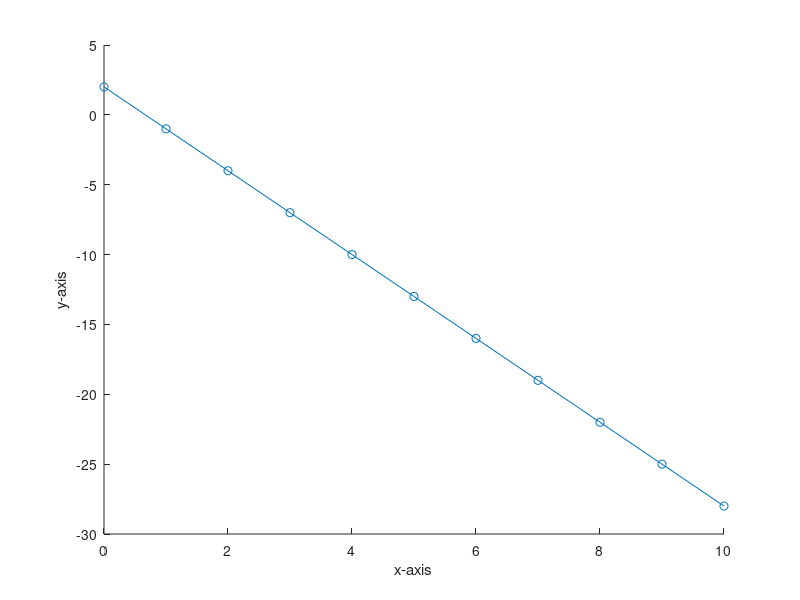
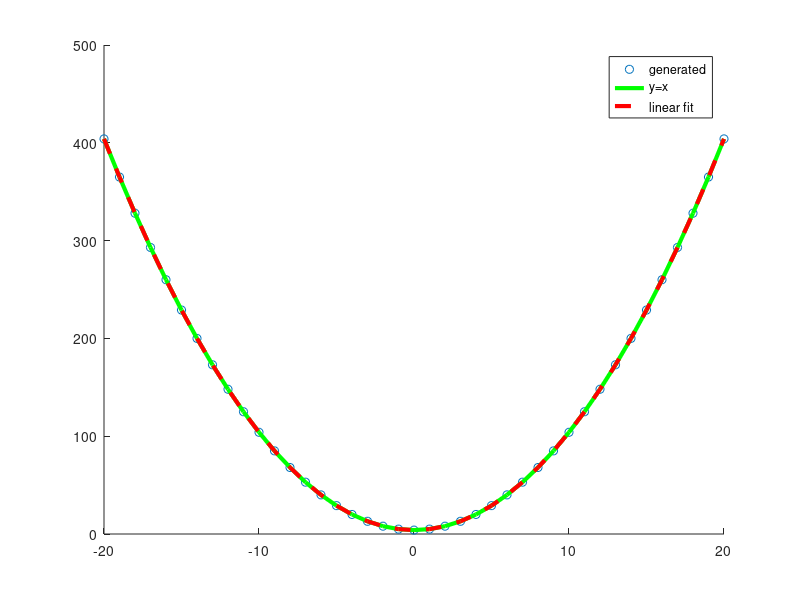

Write MATLAB code to recreate these figures, in order.
%% Solutions to day #1 problems!

%% % % % % % % Problem #A: % % % % % % 
% - What is the difference between creating numerical arrays using the first
% approach versus using the second technique (using "linspace()")?

% ANSWER: linspace() requires you to type in the number of values you wish to
% obtain.


%% % % % % % % Problem #B: % % % % % % 
% - Plot a red line with slope of -3 and y-intercept of 2 along with a blue
% scatter plot with the same x-values.

m = -3; % Slope
b = 2; % y-intercept
x = (0:1:10); % x-values

y = m.*x + b; % y = mx + b (straight line)

% Blue defaults as first, so in order to plot a "red line" the plot() function must 
% be used after the scatter function.
figure; scatter(x,y);
xlabel('x-axis'); 
ylabel('y-axis');
hold on; 
plot(x,y); 

% You should see red circles overlaid onto the previous blue line!


%% % % % % % % Problem #1: % % % % % % 
% a) Generate a dataset with y(x) = x^2 + 4 using x values ranging from -20 to 20.
% b) Use polyfit to fit a second order function to y.
% c) Plot the original data along with the two plots (with legend).
% *Hint #1* remember the equation for a second order polynomial! 
% (y = Ax^2 + Bx + C)

% *Hint #2* polyfit(x,y,n) takes three arguments:
% 1) x values
% 2) y values
% 3) the order of the function you wish to fit! 

% Type your solution here!

x = (-20:1:20);
y = x.^2 + 4;
figure; scatter(x,y)
% So, if one were to fit a line-of-best-fit to this, it'd probably look
% similar to plotting the following.
hold on; plot(x,y, '-g', 'LineWidth', 3)

% But, what if we didn't have the function used to generate the data beforehand? 
% How would we choose a "best" slope, or a "best" y-intercept?
% Since, in the previous scatter plot, we can see that the trend is linear 
% it makes sense to try a linear fit. This is done as follows:

yP = polyfit(x,y,2); % (x values, y values, polynomial order)

% Now type yP into the command line. Not quite m = 1 and b = 0, eh'? How
% does this look compared to the previous line?

hold on; plot(x,(x.^2).^yP(1) + x.*yP(2) + yP(3), '--r', 'LineWidth', 3);
legend('generated','y=x','linear fit')
